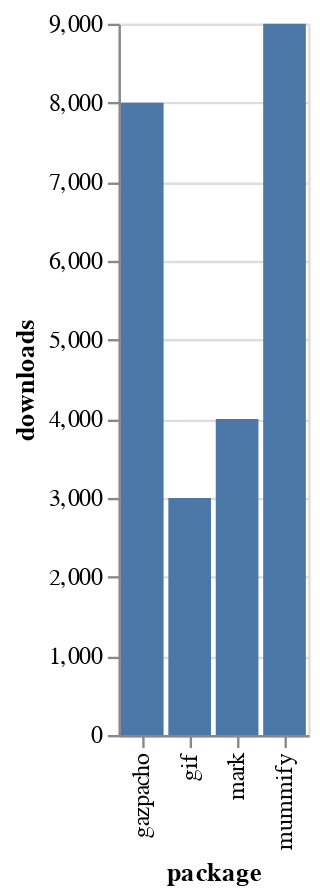

The notebook cell saved with this chart:
### Markdown cell above
#### 1. Bar

### Code cell
packages = pd.DataFrame({
    'downloads': [8000, 3000, 9000, 4000],
    'package': ['gazpacho', 'gif', 'mummify', 'mark']
})

alt.Chart(packages).mark_bar().encode(
    x='package',
    y='downloads'
)

### Figure 1 — Vega-Lite specification as saved in the notebook (floating-point values rounded to 4 significant figures)
{"config": {"view": {"continuousWidth": 400, "continuousHeight": 300}}, "data": {"name": "data-a4a25248a6d09ad7c244a7bef1f1f183"}, "mark": "bar", "encoding": {"x": {"type": "nominal", "field": "package"}, "y": {"type": "quantitative", "field": "downloads"}}, "$schema": "https://vega.github.io/schema/vega-lite/v4.0.2.json", "datasets": {"data-a4a25248a6d09ad7c244a7bef1f1f183": [{"downloads": 8000, "package": "gazpacho"}, {"downloads": 3000, "package": "gif"}, {"downloads": 9000, "package": "mummify"}, {"downloads": 4000, "package": "mark"}]}}
